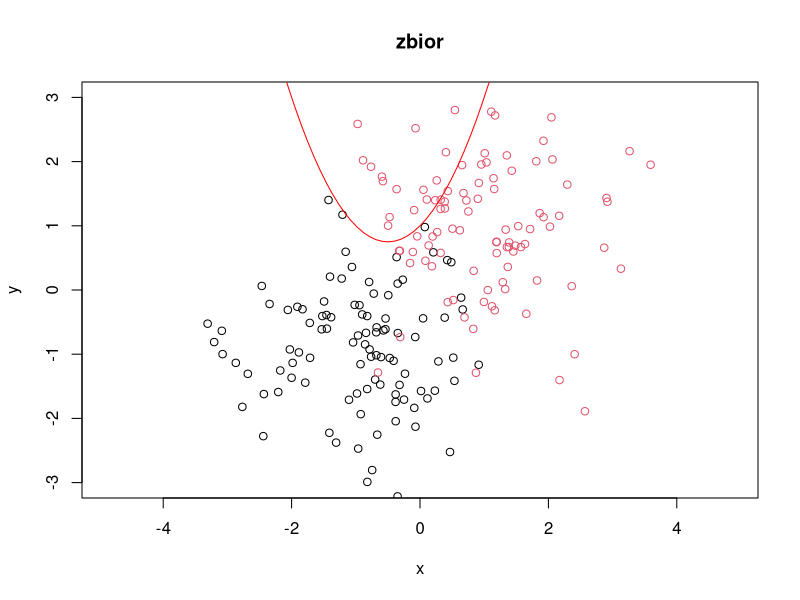
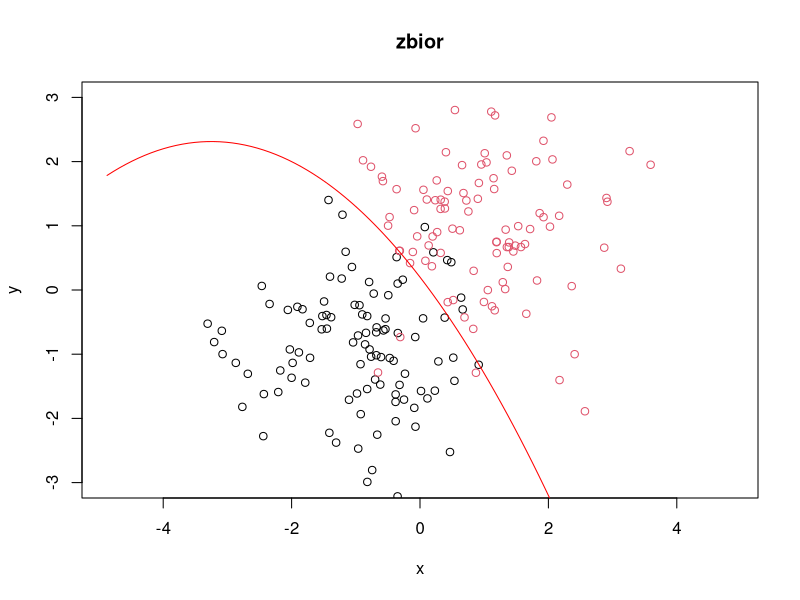

These figures' R source, in order: (Note: a time limit stopped this script after it produced the figures.)
# 1. Supervised (z nadzorem), Unsupervised (bez nadzoru), Reinforcenment (ze wzmocnieniem)
# 2. tak
# 3. tak
# 4. tak
# 5. n-krotnie losujemy pojedyczną obserwacje ze zwraceniem z n-elementowej próby uczącej 

###

# 6. Uczenie się pod nadzorem lub uczenie się z przykładów jest procesem budowy, na bazie dostępnych 
#    danych wejściowych Xi oraz wejściowych Yi, i = 1, 2 ..., n, reguły klasyfikacyjnen zwanej inaczej klasyfikatorem,
#    służącej do predykcji etykiety Y grupy, do której należy obserwacja X

# 7. Chcemy na podstawie wektora cech X znaleźć odpowiednią etykiete Y. Naszym celem jest znalezienie takiego
#    klasyfikatora d, który daje dokładną predykcję. Miarą jakości takiego klasyfikatora jest jego rzeczywisty poziom błędy
#         e(d) = P(d(X) != Y)

# 8. Klasyfikator bayesowski jest OPTYMALNY, tj. jeżeli d jest jakimkolwiek innym klasyfikatorem, to e(dB) <= e(d)
#    gdzue e(d) jest rzeczywistym poziomem błędy klasyfikatora d.
#
#    Niestety, klasyfikator bayesowski zależy od rozkładu prawdopodobieństwa pary (X, Y). Najczęściec rozkład ten nie jest znany
#    i stąd również nie jest znany klasyfikator bayesowski dB.

# 9. Błąd ponownego podstawienia polega na użyciu próby uczącej jakko próby testowej. Należy podzielić probę na 2 podzbiory: próbę 
#    uczącą oraz próbę testową, aby błąd ponownego podstawienia nie pojawiał się.

# 10 Overfitting występuje, kiedy dostosowujemy model dokładnie do danych treningowych. W takiej sytuacji model nie będzie w stanie
#    prawidłowo przewidzieć etykiet dla danych testowych. Przeuczenie dostosowuje się dokładnie do danych treningowych, kiedy
#    uczony jest zbyt długo na danym datasecie lub kiedy model jest zbyt złożony.

###

# 11.

library(MASS)
library(ggplot2)

blad = function(E1, E2)
{
  sum(E1 != E2) / length(E1)
}

generujZbior = function(srednia1, srednia2, n)
{
  dane1 = mvrnorm(n, srednia1, Sigma = diag(c(1, 1)))
  ramka1 = data.frame(x = dane1[, 1], y = dane1[, 2], etykieta = rep(1, nrow(dane1)))
  
  dane2 = mvrnorm(n, srednia2, Sigma = diag(c(1, 1)))
  ramka2 = data.frame(x = dane2[, 1], y = dane2[, 2], etykieta = rep(2, nrow(dane2)))
  
  ramka = rbind(ramka1, ramka2)
}

rysujZbior = function(zbior)
{
  plot(
    NULL,
    asp = 1, 
    xlim = c(-3, 3), 
    ylim = c(-3, 3),
    xlab = "x", 
    ylab = "y", 
    main = deparse(substitute(zbior))
  )
  points(zbior, col = zbior$etykieta)
}

obliczBlad = function(zbior, przesuniece, kat)
{
  a = tan(kat*pi/180)
  b = przesuniecie
  etyk = rep(2, nrow(zbior))
  etyk[zbior$y < a * zbior$x + b] = 1
  blad(etyk, zbior$etykieta)
}

obliczBladKwa = function(zbior, a, b, c)
{
  etyk = rep(2, nrow(zbior))
  etyk[zbior$y < a * zbior$x^2 + b * zbior$x + c] = 1
  blad(etyk, zbior$etykieta)
}


set.seed(1)
zbior = generujZbior(c(-1, -1), c(1, 1), 100)

a = 1
b = 1
c = 1
x = zbior$x

obliczBladKwa(zbior, a, b, c)
rysujZbior(zbior)
curve(a * x^2 + b * x + c, add=TRUE, col="red")

uczKwa = function(zbior, params_a, params_b, params_c, rysuj = FALSE)
{
  a_min = 0
  b_min = 0
  c_min = 0
  blad_min = 1
  
  x = zbior$x
  
  for (a in params_a)
  {
    for (b in params_b)
    {
      for (c in params_c) {
        blad = obliczBladKwa(zbior, a, b, c)
        if (a != 0) {
          if (blad < blad_min)
          {
            blad_min = blad
            a_min = a
            b_min = b
            c_min = c
          }
          if (rysuj) curve(a * x^2 + b * x + c, add=TRUE, col="red")
        }
      }
    }
  }
  list(blad = blad_min, a = a_min, b = b_min, c = c_min)
}

rysujZbior(zbior)
model = uczKwa(zbior, seq(-3, 3, 0.1), seq(-3, 3, 0.1), seq(-3, 3, 0.1), rysuj = FALSE)
model
curve(model$a * x^2 + model$b * x + model$c, add=TRUE, col="red")


obliczBladPP = function(zbior_ucz, a, b, c)
{
  model = uczKwa(zbior_ucz, a, b, c, rysuj = FALSE)
  
  x = zbior_ucz$x
  obliczBladKwa(zbior_ucz, model$a, model$b, model$c)
}

obliczBladTest = function(zbior_ucz, zbior_test, a, b, c)
{
  model = uczKwa(zbior_ucz, a, b, c, rysuj = FALSE)
  
  x = zbior_ucz$x
  obliczBladKwa(zbior_test, model$a, model$b, model$c)
}

obliczBladCV = function(zbior_ucz, a, b, c)
{
  n = nrow(zbior_ucz)
  bledy = vector("numeric", n)
  
  for (i in 1:n)
  {
    zb_test = zbior_ucz[ i, ] # jeden element (wiersz)
    zb_ucz  = zbior_ucz[-i, ]
    
    model = uczKwa(zb_ucz, a, b, c, rysuj = FALSE)
    
    bledy[i] = obliczBladKwa(zb_test, model$a, model$b, model$c)
  }
  mean(bledy)
}

set.seed(1)

zbior_ucz  = generujZbior(c(-1, -1), c(1, 1), 800)
zbior_test = generujZbior(c(-1, -1), c(1, 1), 200)

a = seq(-3, 3, 0.5)
b = seq(-3, 3, 0.5)
c = seq(-3, 3, 0.5)

obliczBladPP(zbior_ucz, a, b, c)
obliczBladTest(zbior_ucz, zbior_test, a, b, c)
obliczBladCV(zbior_ucz, a, b, c)
